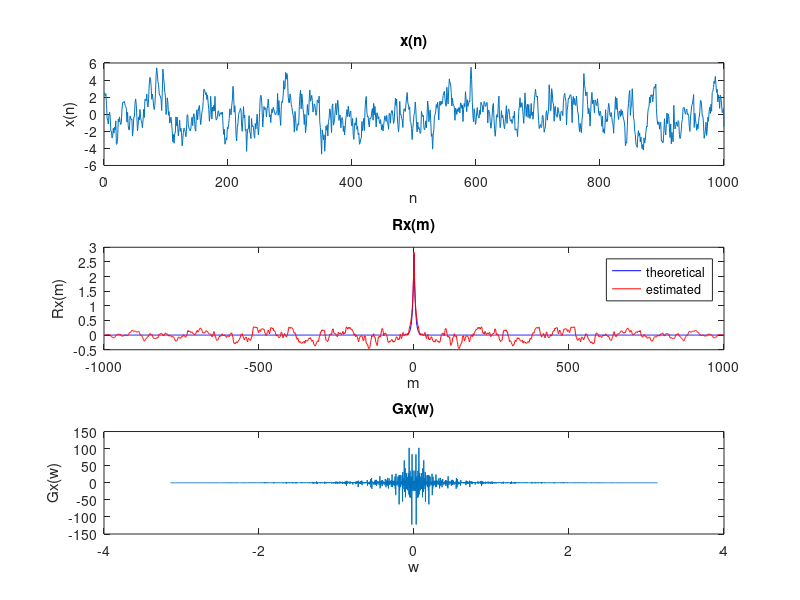

The MATLAB script that drew this image:
clc; clear; close all;

Sigma = 1; a = 0.8; M = 1000; m = 0:1:M;
Rx = Sigma^2 / (1 - a^2) * a.^abs(m);
mule = 0;

% calculate covariance matrix
N = 1000;
K = zeros(N, N);
for i = 1:N
    K(i, :) = cat(2, Rx(i:-1:1), Rx(2:N-i+1));
end

figure;

% generate normal distribution random sequence
subplot(3, 1, 1);

A = chol(K).';
u = randn(N, 1);
x = A * u + mule;

plot(x);
xlabel('n'); ylabel('x(n)'); title('x(n)');


% draw autocorrelation function of x
subplot(3, 1, 2);

Rx = cat(2, Rx(N:-1:2), Rx(1:N));
plot(-N+1:N-1, Rx, 'b');

hold on;

Rx = xcorr(x, 'biased');
plot(-N+1:N-1, Rx, 'r');

hold off;

xlabel('m'); ylabel('Rx(m)'); title('Rx(m)');
legend('theoretical', 'estimated');


% draw power spectral density of x (double-sided)
subplot(3, 1, 3);

Gx = fftshift(fft(Rx));
w = linspace(-pi, pi, 2*N-1);
plot(w, Gx);
xlabel('w'); ylabel('Gx(w)'); title('Gx(w)');